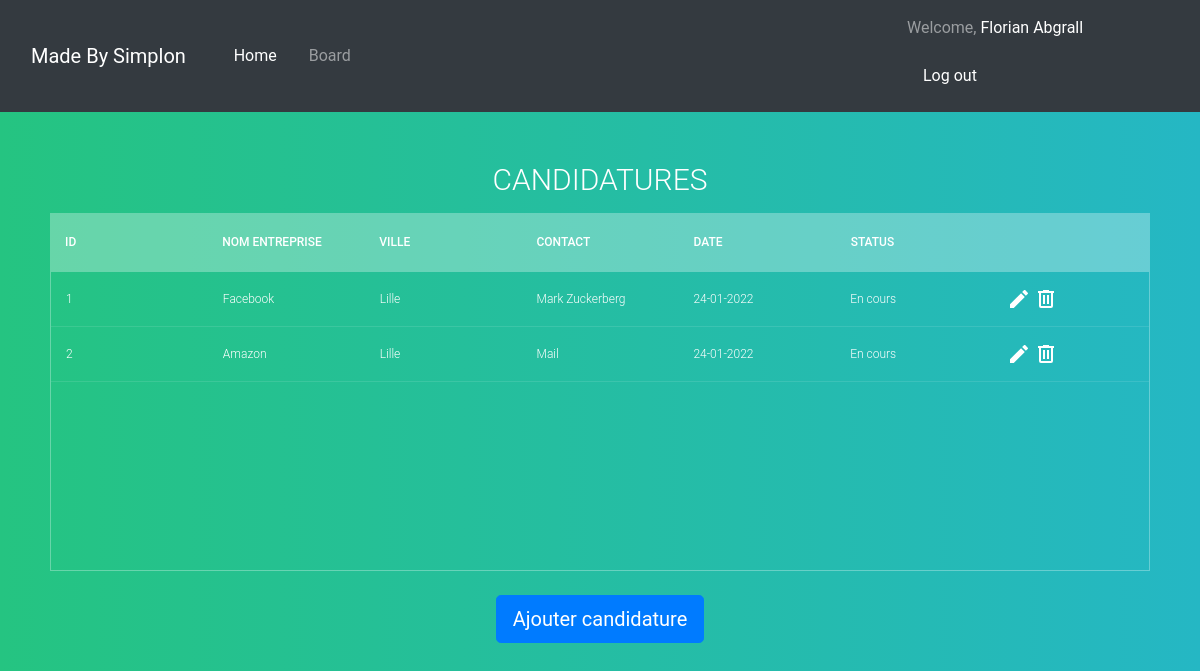
Screenshot of /board (signed in) with the database file from the repository.
### App/models.py (models this page shows, shortened)
class Users(db.Model,UserMixin):
    id = db.Column(db.Integer(), primary_key=True, nullable=False, unique=True)
    last_name = db.Column(db.String(length=30), nullable=False)
    first_name = db.Column(db.String(length=30), nullable=False)
    email_address = db.Column(db.String(length=50), nullable=False, unique=True)
    password_hash = db.Column(db.String(length=60), nullable=False)
    telephone_number = db.Column(db.String(length=10), nullable=True)
    is_admin = db.Column(db.Boolean(), nullable=False, default=False)

class Candidacy(db.Model):
    id = db.Column(db.Integer(), primary_key=True, nullable=False, unique=True)
    user_id = db.Column(db.Integer(), nullable=False)
    enterprise_id = db.Column(db.Integer(), nullable=False)
    contact = db.Column(db.String(length=50), nullable=False)
    date = db.Column(db.String(), nullable=False)
    date_retry = db.Column(db.String(), nullable=True)
    status = db.Column(db.String(), nullable=True, default="En cours")

class Enterprise(db.Model):
    id = db.Column(db.Integer(), primary_key=True, nullable=False, unique=True)
    name = db.Column(db.String(length=50), nullable=False)
    place = db.Column(db.String(length=50))

### App/routes.py (the view)
@app.route('/board', methods=['GET','POST'])
@login_required
def board_page():
    req = Request()
    if (current_user.is_admin == True):
        return render_template('board.html', title = ["Nom", "Prenom","Nom Entreprise", "Ville","Contact", "Date", "Status"],User=req.request_all_nomination())
    else:
        return render_template('board.html', title = ["ID","Nom Entreprise", "Ville","Contact", "Date", "Status",""],User=req.request_nomination_by_id(current_user.id))

### App/models.py (called while the page is built)
@login_manager.user_loader
def load_user(user_id):
    return Users.query.get(int(user_id))

### App/request.py (called while the page is built)
    def get_db_connection(self):
        return(sqlite3.connect('App/candidature.db'))

    def request_nomination_by_id(self, id):
        connection = self.get_db_connection()
        request = "SELECT C.id, E.name, E.place, C.contact, C.date, C.status FROM Candidacy as C Join Users as U ON U.id = C.user_id JOIN Enterprise as E ON E.id = C.enterprise_id WHERE U.id = "+ str(id)
        result = connection.execute(request).fetchall()
        connection.close()
        return result

### App/templates/board.html (shortened to what this page needs)
{% extends "base.html" %}
{% block content %}
<section>
  <h1>Candidatures</h1>
  <div class="tbl-header">
    <table cellpadding="0" cellspacing="0" border="0">
      <thead>
        <tr>
          {% for col_name in title %}
          <th>{{ col_name }}</th>
          {% endfor %}
        </tr>
      </thead>
    </table>
  </div>
  <div class="tbl-content">
    <table cellpadding="0" cellspacing="0" border="0">
      <tbody>
        {% for row in User%}
        <tr>
          {% for info in row %}
          <td>{{ info }}</td>
          {% endfor %}
          {% if current_user.is_admin == False %}
          <td>
            <a href="{{ url_for('modify_candidacy', id = row[0]) }}">
              <svg style="width:24px;height:24px" viewBox="0 0 24 24">
                <path fill="currentColor"
                  d="M20.71,7.04C21.1,6.65 21.1,6 20.71,5.63L18.37,3.29C18,2.9 17.35,2.9 16.96,3.29L15.12,5.12L18.87,8.87M3,17.25V21H6.75L17.81,9.93L14.06,6.18L3,17.25Z" />
              </svg>
            </a>
            <a href="{{ url_for('delete_candidacy', id=row[0]) }}">
              <svg style="width:24px;height:24px"  viewBox="0 0 24 24">
                <path fill="currentColor"
                  d="M9,3V4H4V6H5V19A2,2 0 0,0 7,21H17A2,2 0 0,0 19,19V6H20V4H15V3H9M7,6H17V19H7V6M9,8V17H11V8H9M13,8V17H15V8H13Z" />
              </svg>
            </a>
          </td>
          {% endif %}
        </tr>
        {% endfor %}
      </tbody>
    </table>
  </div>
  {% if current_user.is_admin == False %}
  <div>
      <button class="btn btn-lg btn-primary mt-4 d-block" id="button">
        <a href="{{ url_for('add_candidature') }}">Ajouter candidature</a>
      </button>
  </div>
  {% endif %}
</section>
{% endblock %}

### App/templates/base.html (shortened to what this page needs)
<!doctype html>
<html lang="en">
<head>
  <link rel="stylesheet" href="https://stackpath.bootstrapcdn.com/bootstrap/4.4.1/css/bootstrap.min.css"
 />
  <link rel="stylesheet" href="https://stackpath.bootstrapcdn.com/font-awesome/4.7.0/css/font-awesome.min.css"
 />
  <link rel="stylesheet" href="/static/style.css">
</head>
<body>
  <nav class="navbar navbar-expand-lg navbar-dark bg-dark">
    <div class="col-2">
    <a class="navbar-brand" href="#">Made By Simplon</a>
    </div>
    <div class="collapse navbar-collapse col-7" id="navbar">
      <ul class="navbar-nav">
        <li class="nav-item">
          <a class="nav-link active" aria-current="page" href="{{ url_for('home_page') }}">Home</a>
        </li>
        {% if current_user.is_authenticated %}
        <li class="nav-item ml-3">
          <a class="nav-link" href="{{ url_for('board_page') }}">Board</a>
        </li>
        {% else %}
        <li class="nav-item ml-3">
          <a class="nav-link" href="{{ url_for('login_page') }}">Board</a>
        </li>
        {% endif %}
      </ul>
    </div>
      <div class="col-3">
        {% if current_user.is_authenticated %}
        <span class="navbar-text">
          Welcome,
          <a href="{{ url_for('modify_profile') }}"> {{ current_user.first_name }} {{ current_user.last_name }}</a>
        </span>
        <span class="navbar-text">
          <a class="nav-link" href="{{ url_for('logout_page') }}">Log out</a>
        </span>
        {% else %}
        <span class="navbar-text">
          <a class="nav-link" href="{{ url_for('login_page') }}">Log in</a>
        </span>
        {% endif %}
      </div>
  </nav>
  {% block content %}
  {% endblock %}
  </body>
</html>

### App/static/style.css (style rules this page uses)
h1 { font-size: 30px; color: #fff; text-transform: uppercase; font-weight: 300; text-align: center; margin-bottom: 15px; }
table { width:100%; table-layout: fixed; }
section { border-radius: 20px; }
.tbl-header { background-color: rgba(255,255,255,0.3); }
.tbl-content { height:300px; overflow-x:auto; margin-top: 0px; border: 1px solid rgba(255,255,255,0.3); }
th { padding: 20px 15px; text-align: left; font-weight: 500; font-size: 12px; color: #fff; text-transform: uppercase; }
td { padding: 15px; text-align: left; vertical-align:middle; font-weight: 300; font-size: 12px; color: #fff; border-bottom: solid 1px rgba(255,255,255,0.1); }
#button { margin: 0 auto; }
body { background: -webkit-linear-gradient(left, #25c481, #25b7c4); background: linear-gradient(to right, #25c481, #25b7c4); font-family: 'Roboto', sans-serif; }
section { margin:50px; }
a, a:hover { color: #fff; }

### rows the page displays
Users: first_name "Florian", last_name "Abgrall"
Candidacy: row "1", contact "Mark Zuckerberg", date "24-01-2022", status "En cours"
Enterprise: name "Facebook", place "Lille"
Candidacy: row "2", contact "Mail", date "24-01-2022", status "En cours"
Enterprise: name "Amazon", place "Lille"

### other values shown
{{ col_name }} "ID" "NOM ENTREPRISE" "VILLE" "CONTACT" "DATE" "STATUS"
